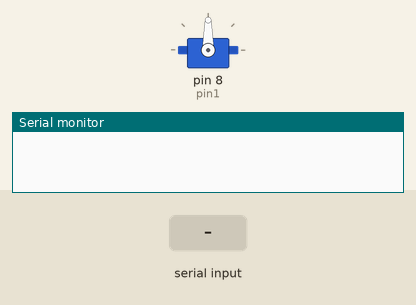
Simulated run of this sketch. Board: Arduino Uno, built with avr-gcc and run on an emulated ATmega328P. On the bench: servo, the last lines printed to the serial monitor. The inputs (shaded band) are chosen by the test bench.

Above: at 1.2 s.
1.3 s: "90,45,200\n" received over Serial
At 3.2 s:
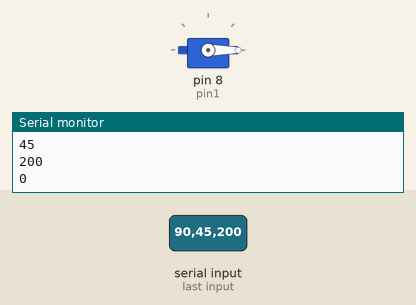
3.8 s: "30,150\n" received over Serial
At 4.3 s:
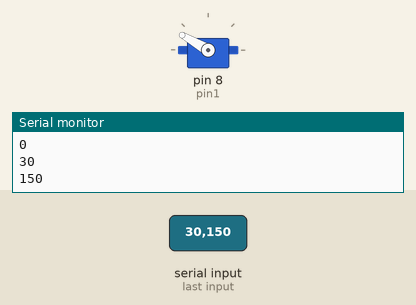
6.3 s: "1,90,45\n" received over Serial
At 7.1 s:
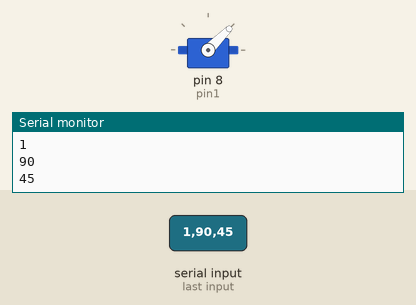
Timing chart, 0 to 9.3 s (numbered marks = the images above; inputs shaded):
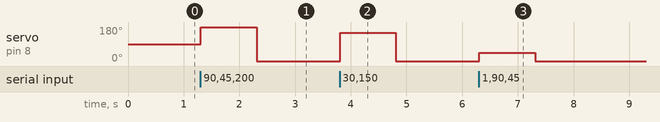

Measured:
- after the input at 1.3 s, servo on pin 8 (pin1): 90° → 180° at once, → 0° 1.0 s later
- after the input at 3.8 s, servo on pin 8 (pin1): 0° → 150° at once, → 0° 1.0 s later
- after the input at 6.3 s, servo on pin 8 (pin1): 0° → 45° at once, → 0° 1.0 s later

The sketch:

toast.ino
```cpp
#include <Servo.h>
int pin1 = 8;
char b, a;
Servo s1, s2;

int pos = 1500;
void setup()
{
  Serial.begin(9600);
  s1.attach(pin1, 800, 2000);
  //s2.attach(pin2,1545,1646);

  //  delay(2000);
  //  s1.write(2000);
  //  delay(4000);
  //  s1.write(800);
  //  delay(2000);
}

void reverse()
{
  pos=Serial.parseInt();
  s1.writeMicroseconds(1500);
  s1.writeMicroseconds(pos);
  s1.writeMicroseconds(1500);
  s1.writeMicroseconds(pos);
}
void forward()
{
  pos=Serial.parseInt();
  s1.writeMicroseconds(pos);
}

void loop()
{

  while (Serial.available())
  {
   pos = Serial.parseInt();
    //b=Serial.read();

 if(pos>=1600)
    pos=1600;

    s1.write(pos);
//    delay(10);
    Serial.println(pos);
  }
}
```
